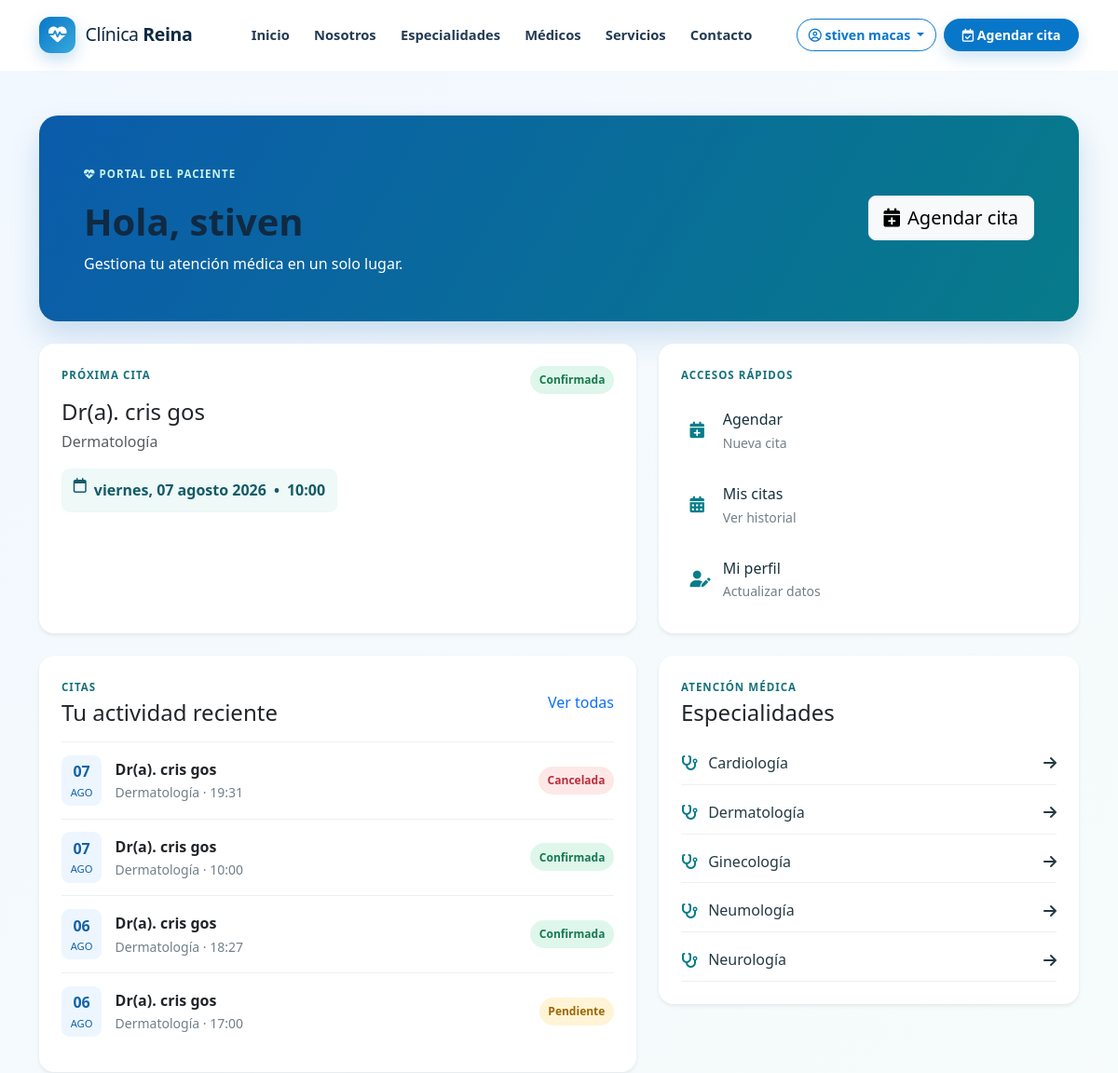
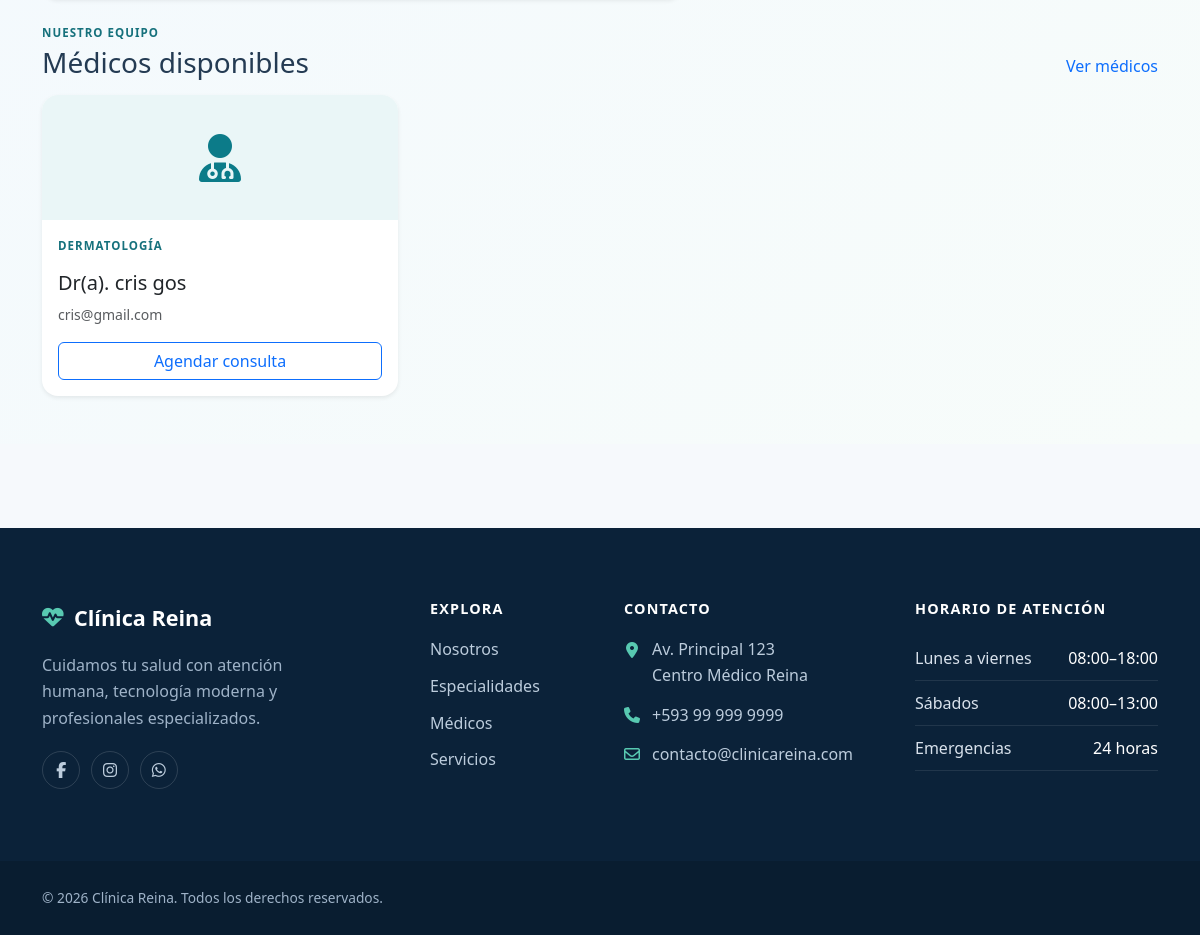
Screenshot of /usuarios/panel/ (signed in) with the database file from the repository (2 pictures, top to bottom).
### apps/citas/models.py (models this page shows, shortened)
class Cita(models.Model):
    PENDIENTE = "PENDIENTE"
    CONFIRMADA = "CONFIRMADA"
    CANCELADA = "CANCELADA"
    ATENDIDA = "ATENDIDA"
    REAGENDADA = "REAGENDADA"
    ESTADOS = [
        (PENDIENTE, "Pendiente"),
        (CONFIRMADA, "Confirmada"),
        (REAGENDADA, "Reagendada"),
        (ATENDIDA, "Realizada"),
        (CANCELADA, "Cancelada"),
    ]
    paciente = models.ForeignKey(settings.AUTH_USER_MODEL, on_delete=models.PROTECT, related_name="citas")
    medico = models.ForeignKey("medicos.Medico", on_delete=models.PROTECT, related_name="citas")
    especialidad = models.ForeignKey("especialidades.Especialidad", on_delete=models.PROTECT, related_name="citas")
    fecha = models.DateField()
    hora = models.TimeField()
    motivo = models.TextField(max_length=500)
    estado = models.CharField(max_length=12, choices=ESTADOS, default=PENDIENTE)
    creado_en = models.DateTimeField(auto_now_add=True)
    recordatorio_whatsapp_enviado = models.BooleanField(default=False)
    fecha_recordatorio_whatsapp = models.DateTimeField(null=True, blank=True)
    whatsapp_message_id = models.CharField(max_length=255, blank=True)
    estado_recordatorio_whatsapp = models.CharField(max_length=30, blank=True)
    error_recordatorio_whatsapp = models.TextField(blank=True)
    class Meta:
        ordering = ("fecha", "hora")
        constraints = [
            models.UniqueConstraint(
                fields=("medico", "fecha", "hora"),
                condition=~models.Q(estado="CANCELADA"),
                name="cita_medico_fecha_hora_activa_unica",
            )
        ]

### apps/medicos/models.py (models this page shows)
class Medico(models.Model):
    usuario = models.OneToOneField(
        settings.AUTH_USER_MODEL,
        on_delete=models.SET_NULL,
        null=True,
        blank=True,
        related_name="medico",
    )
    especialidad = models.ForeignKey(
        "especialidades.Especialidad", on_delete=models.PROTECT, related_name="medicos"
    )
    nombres = models.CharField(max_length=100)
    apellidos = models.CharField(max_length=100)
    registro_profesional = models.CharField(max_length=50, unique=True)
    foto = models.ImageField(upload_to="medicos/", blank=True, null=True)
    biografia = models.TextField(blank=True)
    consultorio = models.CharField(max_length=100, blank=True)
    duracion_consulta = models.PositiveSmallIntegerField(default=30, help_text="Minutos")
    activo = models.BooleanField(default=True)
    destacado = models.BooleanField(default=False)
    creado_en = models.DateTimeField(auto_now_add=True)
    class Meta:
        ordering = ("nombres", "apellidos")
        verbose_name = "Médico"
        verbose_name_plural = "Médicos"
    def __str__(self):
        return f"Dr(a). {self.nombres} {self.apellidos}"

### apps/especialidades/models.py (models this page shows, shortened)
class Especialidad(models.Model):
    nombre = models.CharField(
        max_length=100,
        unique=True,
        verbose_name="Nombre"
    )
    descripcion = models.TextField(
        verbose_name="Descripción",
        blank=True
    )
    imagen = models.ImageField(
        upload_to="especialidades/",
        blank=True,
        null=True,
        verbose_name="Imagen"
    )
    activo = models.BooleanField(
        default=True,
        verbose_name="Activo"
    )
    fecha_creacion = models.DateTimeField(
        auto_now_add=True
    )
    class Meta:
        verbose_name = "Especialidad"
        verbose_name_plural = "Especialidades"
        ordering = [
            "nombre"
        ]

### apps/usuarios/views.py (the view)
# urls.py: path("panel/", views.panel, name="panel"),
@usuario_con_perfil_activo
def panel(request):
    perfil_usuario = request.user.perfil
    if request.user.is_superuser or perfil_usuario.rol != Perfil.Rol.PACIENTE:
        return redirect(destino_por_rol(request.user))
    hoy = timezone.localdate()
    citas = Cita.objects.filter(paciente=request.user).select_related(
        "medico", "especialidad"
    )
    contexto = {
        "perfil": perfil_usuario,
        "rol": perfil_usuario.rol,
        "titulo_panel": "Mi panel de salud",
        "proxima_cita": citas.filter(fecha__gte=hoy)
        .exclude(estado=Cita.CANCELADA)
        .first(),
        "citas_recientes": citas.order_by("-fecha", "-hora")[:4],
        "especialidades_destacadas": Especialidad.objects.filter(activo=True)[:5],
        "medicos_destacados": Medico.objects.filter(activo=True)
        .select_related("especialidad")
        .order_by("-destacado", "nombres")[:3],
    }
    return render(request, "usuarios/panel.html", contexto)

### apps/usuarios/models.py (called while the page is built)
    @property
    def es_administrador(self):
        return self.rol == self.Rol.ADMIN or self.usuario.is_superuser

### templates/usuarios/panel.html (shortened to what this page needs)
{% extends "base.html" %}
{% load static %}
{% block css %}<link rel="stylesheet" href="{% static 'css/usuarios.css' %}">{% endblock %}
{% block content %}
<section class="portal-section py-4 py-lg-5"><div class="container">
  {% if rol == 'PACIENTE' %}
  <div class="portal-hero p-4 p-lg-5 mb-4">
    <div class="row align-items-center"><div class="col-lg-8"><span class="portal-eyebrow"><i class="fa-solid fa-heart-pulse"></i> Portal del paciente</span><h1 class="mt-3">Hola, {{ request.user.first_name|default:request.user.username }}</h1><p class="mb-0">Gestiona tu atención médica en un solo lugar.</p></div><div class="col-lg-4 text-lg-end mt-3 mt-lg-0"><a class="btn btn-light btn-lg" href="{% url 'citas:agendar' %}"><i class="fa-solid fa-calendar-plus me-2"></i>Agendar cita</a></div></div>
  </div>
  <div class="row g-4 mb-4">
    <div class="col-lg-7"><article class="card border-0 shadow-sm h-100 dashboard-card"><div class="card-body p-4"><div class="d-flex justify-content-between align-items-start"><div><p class="section-label">PRÓXIMA CITA</p>{% if proxima_cita %}<h2 class="h4 mb-1">{{ proxima_cita.medico }}</h2><p class="text-muted mb-3">{{ proxima_cita.especialidad.nombre }}</p><div class="appointment-time"><i class="fa-regular fa-calendar"></i> {{ proxima_cita.fecha|date:'l, d F Y' }} <span>•</span> {{ proxima_cita.hora|time:'H:i' }}</div>{% else %}<h2 class="h4">Aún no tienes una cita próxima</h2><p class="text-muted">Agenda una consulta con uno de nuestros especialistas.</p><a href="{% url 'citas:agendar' %}" class="btn btn-primary">Buscar disponibilidad</a>{% endif %}</div><span class="status-badge {% if proxima_cita %}status-{{ proxima_cita.estado|lower }}{% endif %}">{% if proxima_cita %}{{ proxima_cita.get_estado_display }}{% else %}Sin citas{% endif %}</span></div></div></article></div>
    <div class="col-lg-5"><article class="card border-0 shadow-sm h-100 dashboard-card"><div class="card-body p-4"><p class="section-label">ACCESOS RÁPIDOS</p><div class="quick-actions"><a href="{% url 'citas:agendar' %}"><i class="fa-solid fa-calendar-plus"></i><span>Agendar<br><small>Nueva cita</small></span></a><a href="{% url 'citas:mis_citas' %}"><i class="fa-solid fa-calendar-days"></i><span>Mis citas<br><small>Ver historial</small></span></a><a href="{% url 'usuarios:perfil' %}"><i class="fa-solid fa-user-pen"></i><span>Mi perfil<br><small>Actualizar datos</small></span></a></div></div></article></div>
  </div>
  <div class="row g-4"><div class="col-lg-7"><section class="card border-0 shadow-sm dashboard-card"><div class="card-body p-4"><div class="d-flex justify-content-between align-items-center mb-3"><div><p class="section-label mb-1">CITAS</p><h2 class="h4 mb-0">Tu actividad reciente</h2></div><a href="{% url 'citas:mis_citas' %}" class="link-primary">Ver todas</a></div>{% for cita in citas_recientes %}<div class="cita-row"><div class="date-box"><strong>{{ cita.fecha|date:'d' }}</strong><span>{{ cita.fecha|date:'M' }}</span></div><div class="flex-grow-1"><strong>{{ cita.medico }}</strong><small>{{ cita.especialidad.nombre }} · {{ cita.hora|time:'H:i' }}</small></div><span class="status-badge status-{{ cita.estado|lower }}">{{ cita.get_estado_display }}</span></div>{% empty %}<p class="text-muted mb-0">Todavía no registras citas.</p>{% endfor %}</div></section></div>
  <div class="col-lg-5"><section class="card border-0 shadow-sm dashboard-card"><div class="card-body p-4"><p class="section-label mb-1">ATENCIÓN MÉDICA</p><h2 class="h4 mb-3">Especialidades</h2><div class="specialty-list">{% for especialidad in especialidades_destacadas %}<a href="{% url 'citas:agendar' %}"><i class="fa-solid fa-stethoscope"></i>{{ especialidad.nombre }}<i class="fa-solid fa-arrow-right ms-auto"></i></a>{% empty %}<p class="text-muted mb-0">Próximamente disponibles.</p>{% endfor %}</div></div></section></div></div>
  <section class="mt-4"><div class="d-flex justify-content-between align-items-end mb-3"><div><p class="section-label mb-1">NUESTRO EQUIPO</p><h2 class="h3 mb-0">Médicos disponibles</h2></div><a href="{% url 'medicos:lista' %}" class="link-primary">Ver médicos</a></div><div class="row g-4">{% for medico in medicos_destacados %}<div class="col-md-4"><article class="card border-0 shadow-sm doctor-card-panel h-100">{% if medico.foto %}<img src="{{ medico.foto.url }}" alt="{{ medico }}">{% else %}<div class="doctor-avatar"><i class="fa-solid fa-user-doctor"></i></div>{% endif %}<div class="card-body"><p class="section-label">{{ medico.especialidad.nombre }}</p><h3 class="h5">{{ medico }}</h3><p class="text-muted small">{{ medico.consultorio|default:'Consulta presencial' }}</p><a class="btn btn-outline-primary w-100" href="{% url 'citas:agendar' %}">Agendar consulta</a></div></article></div>{% empty %}<div class="col-12"><div class="empty-state">Aún no hay médicos publicados. Agrégalos desde el administrador.</div></div>{% endfor %}</div></section>
  {% endif %}
</div></section>
{% endblock %}

### templates/componentes/navbar.html (shortened to what this page needs)
{% load socialaccount %}
<nav class="clinic-navbar navbar navbar-expand-xl sticky-top" aria-label="Navegación principal" data-navbar>
  <div class="container">
    <a class="clinic-navbar__brand navbar-brand" href="{% url 'pagina:inicio' %}" aria-label="Clínica Reina, inicio">
      <span class="clinic-navbar__logo" aria-hidden="true"><i class="fa-solid fa-heart-pulse"></i></span>
      <span>Clínica <strong>Reina</strong></span>
    </a>
    <div class="collapse navbar-collapse" id="menuNavbar">
      <ul class="navbar-nav mx-xl-auto">
        <li class="nav-item"><a class="nav-link" href="{% url 'pagina:inicio' %}">Inicio</a></li>
        <li class="nav-item"><a class="nav-link" href="{% url 'pagina:nosotros' %}">Nosotros</a></li>
        <li class="nav-item"><a class="nav-link" href="{% url 'pagina:especialidades' %}">Especialidades</a></li>
        <li class="nav-item"><a class="nav-link" href="{% url 'pagina:medicos' %}">Médicos</a></li>
        <li class="nav-item"><a class="nav-link" href="{% url 'pagina:servicios' %}">Servicios</a></li>
        <li class="nav-item"><a class="nav-link" href="{% url 'pagina:contacto' %}">Contacto</a></li>
      </ul>
      <div class="clinic-navbar__actions d-flex flex-column flex-xl-row align-items-xl-center gap-2">
        {% if user.is_authenticated %}
          <div class="dropdown">
            <button class="btn clinic-user-menu dropdown-toggle" type="button" data-bs-toggle="dropdown" aria-expanded="false">
              <i class="fa-regular fa-circle-user" aria-hidden="true"></i>
              <span>{{ user.get_full_name|default:user.username }}</span>
            </button>
          </div>
        {% endif %}
        <a href="{% url 'citas:agendar' %}" class="btn clinic-appointment-btn"><i class="fa-regular fa-calendar-check" aria-hidden="true"></i> Agendar cita</a>
      </div>
    </div>
  </div>
</nav>

### static/css/variables.css (style rules this page uses)
:root { --color-primary: #0877c9; --color-primary-dark: #075a98; --color-primary-soft: #e9f5fd; --color-secondary: #64748b; --color-success: #1f9d7a; --color-success-soft: #e7f7f1; --color-danger: #dc3545; --color-dark: #102a43; --color-background: #f6f9fc; --color-surface: #ffffff; --color-text: #243b53; --color-muted: #627d98; --color-border: #d9e2ec; --font-family: "Segoe UI", Roboto, "Helvetica Neue", Arial, sans-serif; --radius-sm: .5rem; --radius-md: 1rem; --radius-lg: 1.5rem; --radius-pill: 999px; --shadow-sm: 0 4px 14px rgb(16 42 67 / 7%); --shadow-md: 0 14px 36px rgb(16 42 67 / 12%); --shadow-lg: 0 24px 60px rgb(16 42 67 / 16%); --space-xs: .5rem; --space-sm: .75rem; --space-md: 1rem; --space-lg: 1.5rem; --space-xl: 2.5rem; --transition-fast: 180ms ease; --transition-normal: 320ms ease; --navbar-height: 76px; }

### static/css/base.css (style rules this page uses)
html { scroll-behavior: smooth; scroll-padding-top: calc(var(--navbar-height) + 1rem); }
body { min-height: 100vh; display: flex; flex-direction: column; margin: 0; overflow-x: hidden; color: var(--color-text); background: var(--color-background); font-family: var(--font-family); line-height: 1.65; text-rendering: optimizeLegibility; }
h1, h2, h3, h4, h5, h6 { color: var(--color-dark); font-weight: 700; line-height: 1.2; text-wrap: balance; }
p { text-wrap: pretty; }
a { color: var(--color-primary); text-decoration: none; transition: color var(--transition-fast); }
section { position: relative; }

### static/css/navbar.css (style rules this page uses)
.clinic-navbar { min-height: var(--navbar-height); padding-block: .75rem; background: rgb(255 255 255 / 96%); border-bottom: 1px solid transparent; backdrop-filter: blur(14px); transition: min-height var(--transition-normal), box-shadow var(--transition-normal), border-color var(--transition-normal); }
.clinic-navbar__brand { display: inline-flex; align-items: center; gap: .65rem; color: var(--color-dark); font-size: 1.22rem; letter-spacing: -.02em; }
.clinic-navbar__logo { display: inline-grid; width: 2.45rem; height: 2.45rem; place-items: center; color: #fff; background: linear-gradient(135deg, var(--color-primary), #39a9db); border-radius: .75rem; box-shadow: 0 7px 18px rgb(8 119 201 / 24%); }
.clinic-navbar .nav-link { position: relative; margin-inline: .1rem; padding: .65rem .72rem !important; color: var(--color-text); font-size: .92rem; font-weight: 600; }
.clinic-navbar .nav-link::after { position: absolute; right: .7rem; bottom: .35rem; left: .7rem; height: 2px; content: ""; background: var(--color-primary); transform: scaleX(0); transition: transform var(--transition-fast); }
.clinic-navbar__actions .btn { white-space: nowrap; border-radius: var(--radius-pill); font-size: .88rem; font-weight: 700; }
.clinic-login-btn, .clinic-user-menu { color: var(--color-primary); background: transparent; border-color: var(--color-primary); }
.clinic-appointment-btn { padding-inline: 1.15rem; color: #fff; background: var(--color-primary); border-color: var(--color-primary); box-shadow: 0 7px 18px rgb(8 119 201 / 20%); }

### rows the page displays
Cita: medico "Dr(a). cris gos", especialidad.nombre "Dermatología", fecha "viernes, 07 agosto 2026", hora "10:00", estado "Confirmada", fecha "07", fecha "AGO"
Cita: fecha "07", fecha "AGO", medico "Dr(a). cris gos", especialidad.nombre "Dermatología", hora "19:31", estado "Cancelada"
Cita: fecha "06", fecha "AGO", medico "Dr(a). cris gos", especialidad.nombre "Dermatología", hora "18:27", estado "Confirmada"
Cita: fecha "06", fecha "AGO", medico "Dr(a). cris gos", especialidad.nombre "Dermatología", hora "17:00", estado "Pendiente"
Especialidad: nombre "Cardiología"
Especialidad: nombre "Dermatología"
Especialidad: nombre "Ginecología"
Especialidad: nombre "Neumología"
Especialidad: nombre "Neurología"
Medico: especialidad.nombre "DERMATOLOGÍA", nombres+apellidos "Dr(a). cris gos", consultorio "cris@gmail.com"

### other values shown
{{ user.get_full_name|default:user.username }} "stiven macas"
{{ request.user.first_name|default:request.user.username }} "stiven"
